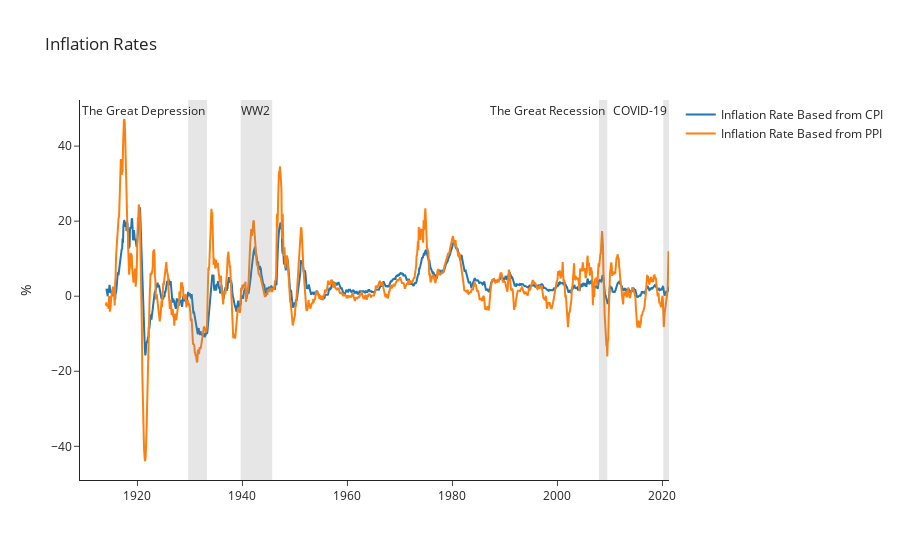

Write notebook code for a chart like this one.
### Code cell
# Make a plotly graph_objects "Figure" and then add the inflation Rate Lines
inflation_rates_chart = go.Figure().update_layout(template="simple_white", yaxis=dict(title="%"), title = "Inflation Rates", height = 500)
inflation_rates_chart.add_trace(go.Scatter(x= inflation_rate_cpi.index, y=inflation_rate_cpi["Inflation Rate CPI"],mode='lines', name="Inflation Rate Based from CPI"))
inflation_rates_chart.add_trace(go.Scatter(x= inflation_rate_ppi.index, y=inflation_rate_ppi["Inflation Rate PPI"],mode='lines',name="Inflation Rate Based from PPI"))
inflation_rates_chart.add_vrect(x0=inflation_rate_cpi.index[inflation_rate_cpi.index=='1929-08-31'][0], x1=inflation_rate_cpi.index[inflation_rate_cpi.index=='1933-03-31'][0], line_width=0, fillcolor="grey", opacity=0.2, annotation_text = "The Great Depression")
inflation_rates_chart.add_vrect(x0=inflation_rate_cpi.index[inflation_rate_cpi.index=='1939-08-31'][0], x1=inflation_rate_cpi.index[inflation_rate_cpi.index=='1945-08-31'][0], line_width=0, fillcolor="grey", opacity=0.2, annotation_text = "WW2")
inflation_rates_chart.add_vrect(x0=inflation_rate_cpi.index[inflation_rate_cpi.index=='2007-11-30'][0], x1=inflation_rate_cpi.index[inflation_rate_cpi.index=='2009-06-30'][0], line_width=0, fillcolor="grey", opacity=0.2, annotation_text = "The Great Recession")
inflation_rates_chart.add_vrect(x0=inflation_rate_cpi.index[inflation_rate_cpi.index=='2020-02-29'][0], x1=inflation_rate_cpi.index[-1], line_width=0, fillcolor="grey", opacity=0.2, annotation_text = "COVID-19")

### Figure 1 — Plotly figure (JSON) as saved in the notebook; plotly's stock layout.template omitted (floating-point values rounded to 4 significant figures; data arrays with more than 128 entries replaced by an {"elided": "..."} marker saying what was removed)
{"data": [{"mode": "lines", "name": "Inflation Rate Based from CPI", "type": "scatter", "x": {"elided": "1287 str values"}, "y": {"elided": "1287 float values"}}, {"mode": "lines", "name": "Inflation Rate Based from PPI", "type": "scatter", "x": {"elided": "1287 str values"}, "y": {"elided": "1287 float values"}}], "layout": {"annotations": [{"showarrow": false, "text": "The Great Depression", "x": "1933-03-31T00:00:00", "xanchor": "right", "xref": "x", "y": 1, "yanchor": "top", "yref": "y domain"}, {"showarrow": false, "text": "WW2", "x": "1945-08-31T00:00:00", "xanchor": "right", "xref": "x", "y": 1, "yanchor": "top", "yref": "y domain"}, {"showarrow": false, "text": "The Great Recession", "x": "2009-06-30T00:00:00", "xanchor": "right", "xref": "x", "y": 1, "yanchor": "top", "yref": "y domain"}, {"showarrow": false, "text": "COVID-19", "x": "2021-03-31T00:00:00", "xanchor": "right", "xref": "x", "y": 1, "yanchor": "top", "yref": "y domain"}], "autosize": true, "shapes": [{"fillcolor": "grey", "line": {"width": 0}, "opacity": 0.2, "type": "rect", "x0": "1929-08-31T00:00:00", "x1": "1933-03-31T00:00:00", "xref": "x", "y0": 0, "y1": 1, "yref": "y domain"}, {"fillcolor": "grey", "line": {"width": 0}, "opacity": 0.2, "type": "rect", "x0": "1939-08-31T00:00:00", "x1": "1945-08-31T00:00:00", "xref": "x", "y0": 0, "y1": 1, "yref": "y domain"}, {"fillcolor": "grey", "line": {"width": 0}, "opacity": 0.2, "type": "rect", "x0": "2007-11-30T00:00:00", "x1": "2009-06-30T00:00:00", "xref": "x", "y0": 0, "y1": 1, "yref": "y domain"}, {"fillcolor": "grey", "line": {"width": 0}, "opacity": 0.2, "type": "rect", "x0": "2020-02-29T00:00:00", "x1": "2021-03-31T00:00:00", "xref": "x", "y0": 0, "y1": 1, "yref": "y domain"}], "title": {"text": "Inflation Rates"}, "xaxis": {"autorange": true, "range": ["1914-01-01", "2021-03-31"], "type": "date"}, "yaxis": {"autorange": true, "range": [-48.96, 52.28], "title": {"text": "%"}, "type": "linear"}}}
